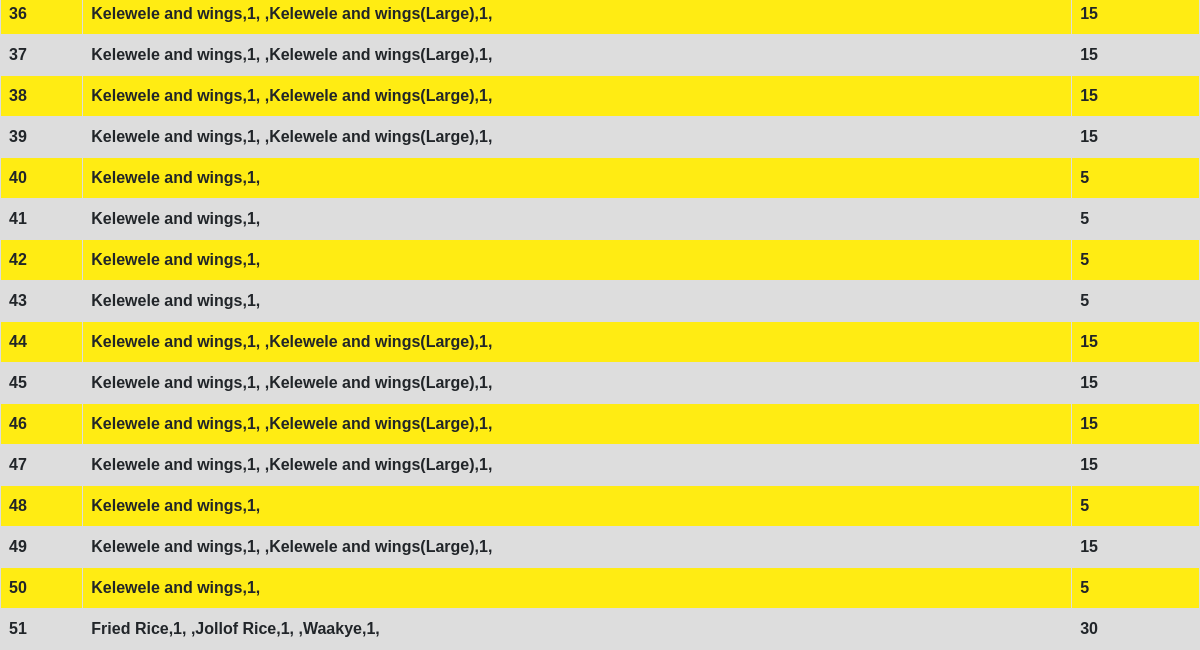
Page /vendors (lower part) on the earlier database version.
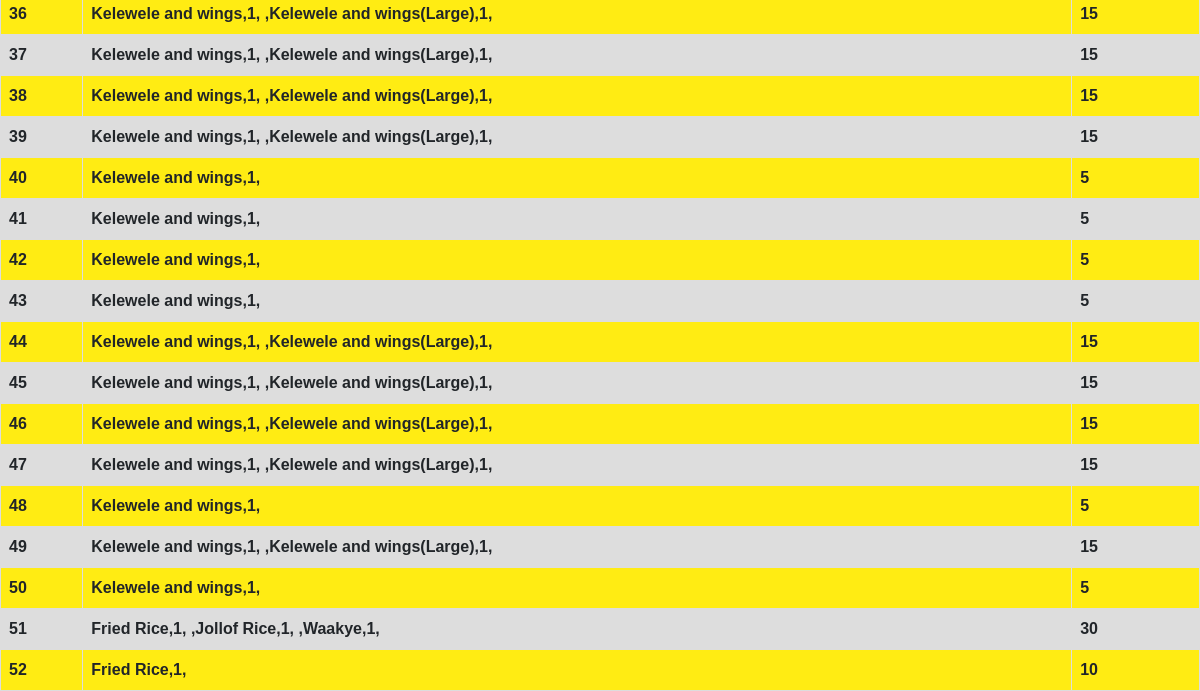
Same page on the later database version.
### app.py (models this page shows, shortened)
class Order(db.Model):
    id = db.Column(db.Integer, primary_key=True)
    name = db.Column(db.String(200))
    room = db.Column(db.Integer)
    pNumber = db.Column(db.String(10))
    aNumber = db.Column(db.String(10))
    hostel = db.Column(db.String(100))
    food = db.Column(db.String(1000))
    quantity = db.Column(db.Integer)
    status = db.Column(db.Integer)
    block = db.Column(db.String(100))
    total = db.Column(db.String(10))
    date_created = db.Column(db.DateTime, default=datetime.utcnow)
    vendor = db.Column(db.String(50))

### app.py (the view)
@app.route('/vendors')
def vendors():
    all_orders = Order.query.order_by(Order.date_created).all()
    return render_template('vendorportal.html', all_orders=all_orders)

### templates/vendorportal.html (shortened to what this page needs)
{% extends 'base.html' %}
{% block head %}
<link rel="stylesheet" href="{{ url_for('static', filename='css/table.css')}}">
{% endblock %}
{% block body %}
<table>
    {% for order in all_orders %}
    <tr>
        <th>{{ order.id }}</th>
        <th>{{order.food}}</th>
        <th>{{order.total}}</th>
    </tr>
    {% endfor %}
    </table>
{% endblock %}

Differences in the rows shown:
added Order: id "52", food "Fried Rice,1,", total "10"
